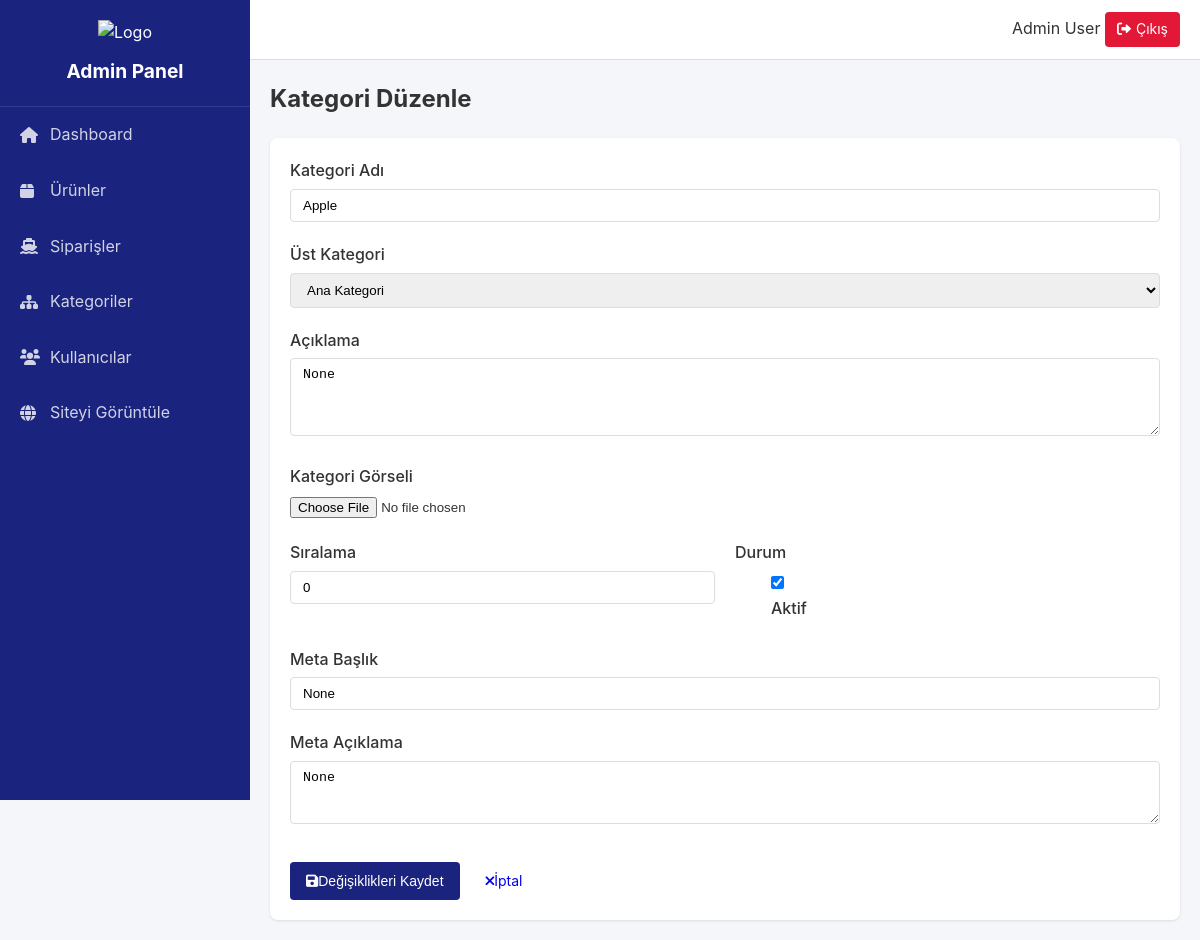
/admin/categories/edit/5 (signed in), run on an earlier commit of the app's database.
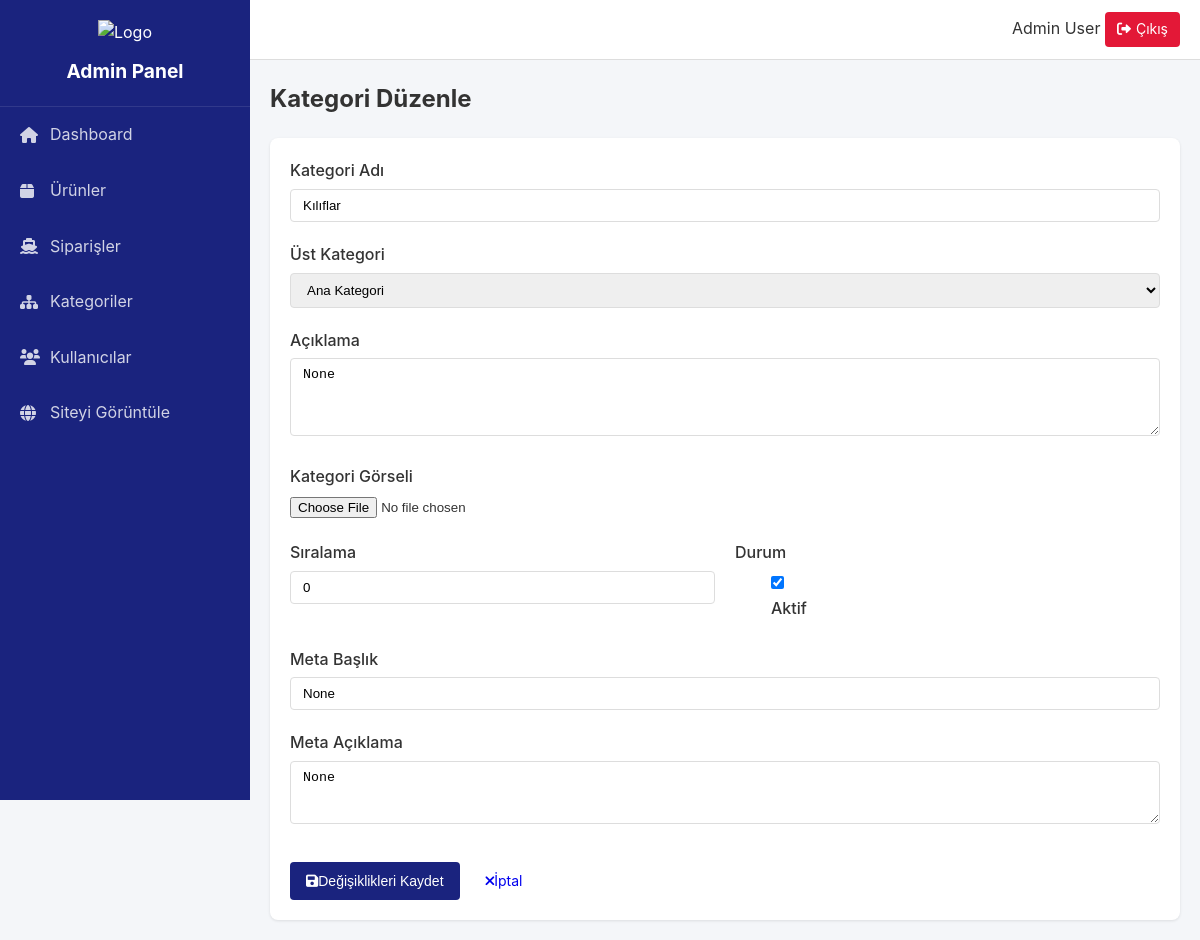
And on a later commit of the database.
### models.py (models this page shows, shortened)
class Category(db.Model):
    id = db.Column(db.Integer, primary_key=True)
    name = db.Column(db.String(100), nullable=False)
    slug = db.Column(db.String(100), unique=True)
    description = db.Column(db.Text)
    parent_id = db.Column(db.Integer, db.ForeignKey('category.id'))
    image = db.Column(db.String(200))
    is_active = db.Column(db.Boolean, default=True)
    order = db.Column(db.Integer, default=0)
    meta_title = db.Column(db.String(200))
    meta_description = db.Column(db.Text)
    created_at = db.Column(db.DateTime, default=datetime.utcnow)
    updated_at = db.Column(db.DateTime, default=datetime.utcnow, onupdate=datetime.utcnow)
    children = db.relationship(
        'Category',
        backref=db.backref('parent', remote_side=[id]),
        lazy='dynamic'
    )

### routes/admin.py (the view, shortened to what this page needs)
@admin_bp.route('/categories/edit/<int:id>', methods=['GET', 'POST'])
@login_required
@admin_required
def edit_category(id):
    category = Category.query.get_or_404(id)
    parent_categories = Category.query.filter(Category.id != id, Category.parent_id != id).all()
    return render_template('admin/categories/form.html',
                         category=category,
                         parent_categories=parent_categories)

### routes/admin.py (called while the page is built)
def admin_required(f):
    @wraps(f)
    def decorated_function(*args, **kwargs):
        if not current_user.is_authenticated or not current_user.is_admin:
            flash('Bu sayfaya erişim yetkiniz yok.', 'error')
            return redirect(url_for('index'))
        return f(*args, **kwargs)
    return decorated_function

### templates/admin/categories/form.html (shortened to what this page needs)
{% extends 'admin/base.html' %}
{% block content %}
<div class="content-header">
    <h2>{% if category %}Kategori Düzenle{% else %}Yeni Kategori{% endif %}</h2>
</div>
<div class="content-section">
    <form method="POST" enctype="multipart/form-data" class="category-form">
        <div class="form-group">
            <label for="name">Kategori Adı</label>
            <input type="text"
                   id="name"
                   name="name"
                   class="form-control"
                   value="{{ category.name if category else '' }}"
                   required>
        </div>
        <div class="form-group">
            <label for="parent_id">Üst Kategori</label>
            <select id="parent_id" name="parent_id" class="form-control">
                <option value="">Ana Kategori</option>
            </select>
        </div>
        <div class="form-group">
            <label for="description">Açıklama</label>
            <textarea id="description"
                      name="description"
                      class="form-control"
                      rows="4">{{ category.description if category else '' }}</textarea>
        </div>
        <div class="form-group">
            <label for="image">Kategori Görseli</label>
            <input type="file"
                   id="image"
                   name="image"
                   class="form-control-file"
                   accept="image/*">
        </div>
        <div class="form-row">
            <div class="form-group col-md-6">
                <label for="order">Sıralama</label>
                <input type="number"
                       id="order"
                       name="order"
                       class="form-control"
                       value="{{ category.order if category else '0' }}">
            </div>
            <div class="form-group col-md-6">
                <label class="d-block">Durum</label>
                <div class="custom-control custom-switch mt-2">
                    <input type="checkbox"
                           class="custom-control-input"
                           id="is_active"
                           name="is_active"
                           {% if not category or category.is_active %}checked{% endif %}>
                    <label class="custom-control-label" for="is_active">Aktif</label>
                </div>
            </div>
        </div>
        <div class="form-group">
            <label for="meta_title">Meta Başlık</label>
            <input type="text"
                   id="meta_title"
                   name="meta_title"
                   class="form-control"
                   value="{{ category.meta_title if category else '' }}">
        </div>
        <div class="form-group">
            <label for="meta_description">Meta Açıklama</label>
            <textarea id="meta_description"
                      name="meta_description"
                      class="form-control"
                      rows="3">{{ category.meta_description if category else '' }}</textarea>
        </div>
        <div class="form-actions">
            <button type="submit" class="btn btn-primary">
                <i class="fas fa-save"></i>
                {% if category %}Değişiklikleri Kaydet{% else %}Kategori Ekle{% endif %}
            </button>
            <a href="{{ url_for('admin.categories') }}" class="btn btn-secondary">
                <i class="fas fa-times"></i>
                İptal
            </a>
        </div>
    </form>
</div>
{% endblock %}

What changed in the data, as far as the page shows it:
changed Category "None": name "Apple" → "Kılıflar"
